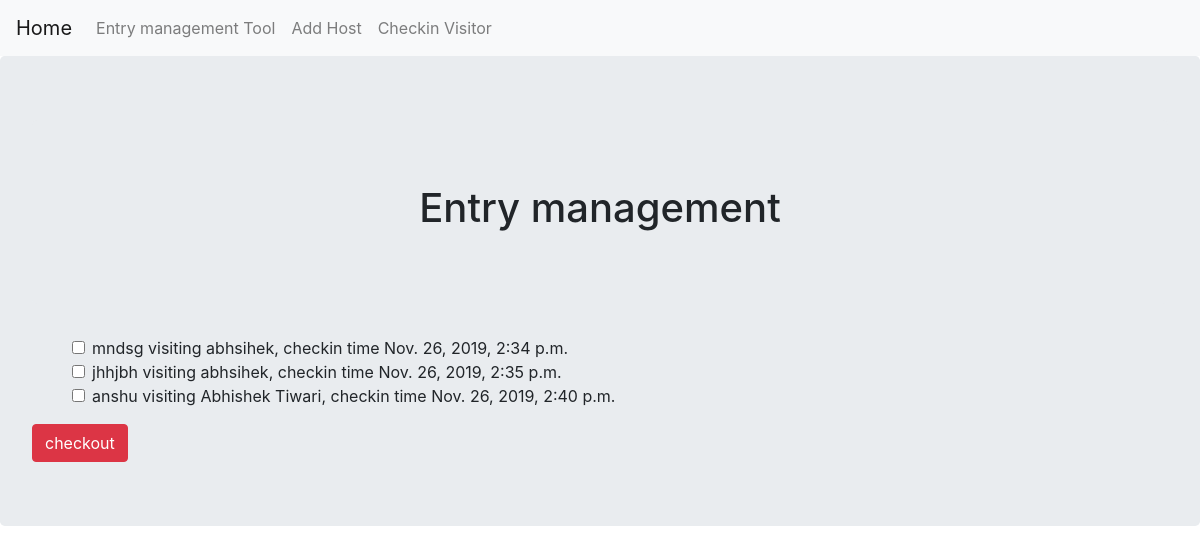
/myapp/, run on an earlier commit of the app's database.
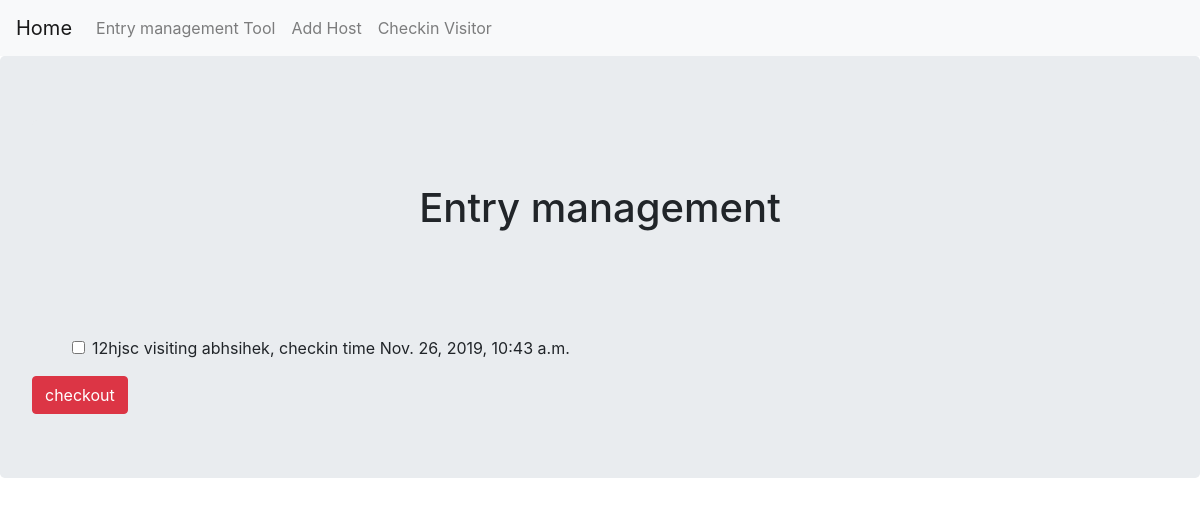
And on a later commit of the database.
### myapp/models.py (models this page shows, shortened)
class Visitor(models.Model):
    name = models.CharField(max_length=200,)
    email = models.EmailField()
    phone = models.PositiveIntegerField()
    visiting_host = models.ForeignKey(Host,default=1,on_delete=models.SET_DEFAULT)
    checkin_time = models.DateTimeField("time arrived",default=datetime.now())
    checkout_time = models.TimeField("time leaving",blank=True, null=True)
    present = models.BooleanField(default=True)

class Host(models.Model):
    name = models.CharField(max_length=400)
    email = models.EmailField()
    phone = models.PositiveIntegerField()

### myapp/views.py (the view, shortened to what this page needs)
# urls.py: path('', HomeView.as_view(), name='index'),
class HomeView(TemplateView):
    def get(self, request):
        print("get herer")
        current_visitor = Visitor.objects.all().filter(present=True)
        if len(current_visitor)>0:
            flag = True
        else:
            flag = False
        context = {
            'visiters':current_visitor,
            'flag':flag,
        }
        return render(request,"myapp_home.html",context)

### templates/myapp_home.html (shortened to what this page needs)
{% extends 'base.html'%}
{% block content%}
<div class="jumbotron text-center">
    <h1>Entry management</h1>
</div>
<div class="text-left">
    <form method="POST" class="post-form">
    <table>
        <ul>
            {% for visiter in visiters %}
            <div class="form-check">
                <input name="checks" class="form-check-input" type="checkbox" value='{{ visiter.id }}' id="defaultCheck1">
                <label class="form-check-label" for="defaultCheck1">
                        <li>
                            {{ visiter.name }} visiting {{ visiter.visiting_host.name}},
                                checkin time {{ visiter.checkin_time }}
                        </li>
                </label>
            </div>
            {% endfor %}
        </ul>
    </table>
    {% if flag %}
    <button class="btn btn-danger"> checkout</button>
    {% endif %}
</form>
</div>
{% endblock %}

What changed in the data, as far as the page shows it:
no longer on this page (row edited): Visitor: name "mndsg", visiting_host.name "abhsihek", checkin_time "Nov. 26, 2019, 2:34 p.m."
no longer on this page (row edited): Visitor: name "jhhjbh", visiting_host.name "abhsihek", checkin_time "Nov. 26, 2019, 2:35 p.m."
no longer on this page (row edited): Visitor: name "anshu", visiting_host.name "Abhishek Tiwari", checkin_time "Nov. 26, 2019, 2:40 p.m."
now on this page (row edited): Visitor: name "12hjsc", visiting_host.name "abhsihek", checkin_time "Nov. 26, 2019, 10:43 a.m."
